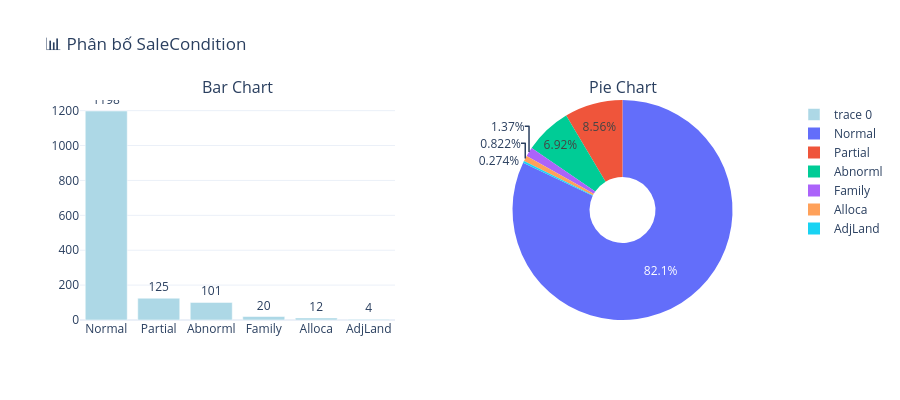

The code cell stored with this chart in its notebook:
### Code cell
# Phân tích biến SaleCondition
eda_train.categorical_summary('SaleCondition', top_n=10)

### Figure 1 — Plotly figure (JSON) as saved in the notebook; plotly's stock layout.template omitted (floating-point values rounded to 4 significant figures)
{"data": [{"marker": {"color": "lightblue"}, "text": [1198.0, 125.0, 101.0, 20.0, 12.0, 4.0], "textposition": "outside", "type": "bar", "x": ["Normal", "Partial", "Abnorml", "Family", "Alloca", "AdjLand"], "xaxis": "x", "y": [1198, 125, 101, 20, 12, 4], "yaxis": "y"}, {"domain": {"x": [0.55, 1], "y": [0, 1]}, "hole": 0.3, "labels": ["Normal", "Partial", "Abnorml", "Family", "Alloca", "AdjLand"], "type": "pie", "values": [1198, 125, 101, 20, 12, 4]}], "layout": {"annotations": [{"font": {"size": 16}, "showarrow": false, "text": "Bar Chart", "x": 0.225, "xanchor": "center", "xref": "paper", "y": 1, "yanchor": "bottom", "yref": "paper"}, {"font": {"size": 16}, "showarrow": false, "text": "Pie Chart", "x": 0.775, "xanchor": "center", "xref": "paper", "y": 1, "yanchor": "bottom", "yref": "paper"}], "height": 400, "showlegend": true, "title": {"text": "📊 Phân bố SaleCondition"}, "xaxis": {"anchor": "y", "domain": [0, 0.45]}, "yaxis": {"anchor": "x", "domain": [0, 1]}}}
